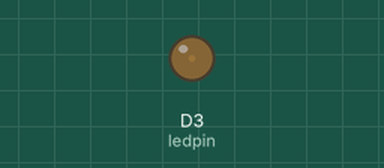
A sketch run on a simulated ESP8266 (NodeMCU). On the bench: output pins drawn as LEDs (lit = HIGH).

Above: at 0.05 s.
At 0.6 s:
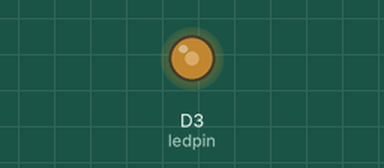
At 1.15 s:
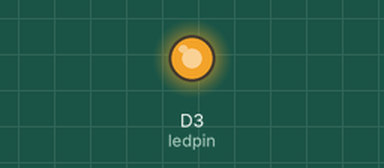
At 2.25 s:
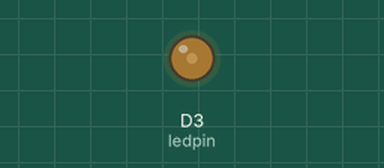
Timing chart, 0 to 5.9 s (numbered marks = the images above):
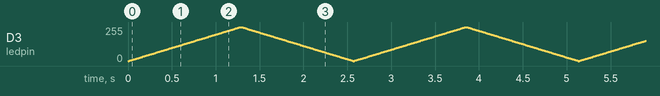

The sketch:

PWM_LED_Fade.ino
```cpp
/* This example will use PWM to fade a LED up and down in an endless loop
 * PWM (Puls Width Modulation) "emulate" voltage control, in this case between 0 and 3,3v
 * The range is from 0 (0v) to 255 (3,3v)
 * PWM is usfull for dimming lights, controlling speed of motors (DC) and controlling servos
*/

// Define the pin used for LED
#define ledpin D3

// General counter
int i = 0;

// Fade speed, lower value is faster fade speed
int fadespeed = 10;

// Fade Step, low value = smooth fade
int fadestep = 1;

// We start with going from zero and up
boolean up = true;

void setup() {
  // Prepare ledpin (D3) for out signal
  pinMode(ledpin, OUTPUT);
}

void loop() {
  // Check if we need to go up or down
  // We need to check for equal OR greater
  // If we step by 3, the last legal value will be 255, and the next value would have been 258
  // If we had used if ( i == 256 ), this would have been an endless loop.
  if ( i >= 256 ) {
    up = false;
  } else if ( i <= 0 ) {
    up = true;
  }

  if ( up == true ){
    i++; // i++ is the same as i = i + 1
    i = i + fadestep;
  } else {
    i--; // i-- is the same as i = i - 1
    i = i - fadestep;
  }
  delay(fadespeed);
  analogWrite(ledpin, i);
}
```
